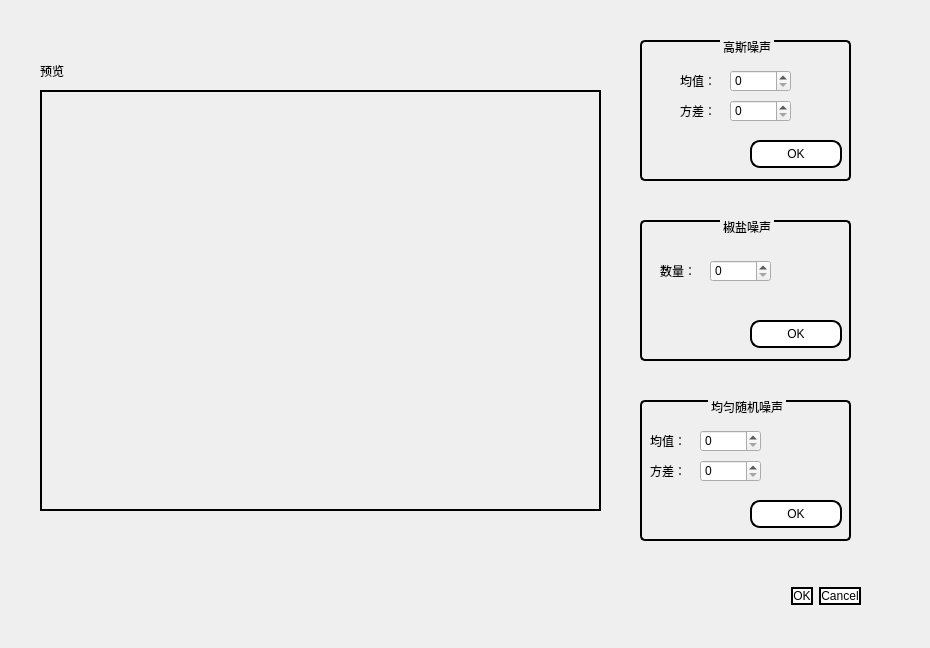
<?xml version="1.0" encoding="UTF-8"?>
<ui version="4.0">
 <class>NoiseDialog</class>
 <widget class="QDialog" name="NoiseDialog">
  <property name="geometry">
   <rect>
    <x>0</x>
    <y>0</y>
    <width>930</width>
    <height>648</height>
   </rect>
  </property>
  <property name="windowTitle">
   <string>Dialog</string>
  </property>
  <property name="styleSheet">
   <string notr="true">QSlider::groove:horizontal{
background:#000000;
height:8px;
border-radius:4px;
}

QSlider::add-page:horizontal{
background:#E4E4E4;
height:8px;
border-radius:4px;
}

QSlider::sub-page:horizontal{
background:#000000;
height:8px;
border-radius:4px;
}

QSlider::handle:horizontal{
width:13px;
margin-top:-3px;
margin-bottom:-3px;
border-radius:6px;
background:qradialgradient(spread:pad,cx:0.5,cy:0.5,radius:0.5,fx:0.5,fy:0.5,stop:0.6 #FFFFFF,stop:0.8 #B6B6B6);
}
QPushButton {
background-color:#ffffff;
border-width:2px;
border-color: #000000;
border-style: solid;
border-radius:10px;  
}
QGroupBox{
    border:2px solid;
    border-radius:5px;
    margin-top:0.5em;
}

QGroupBox::title{
    subcontrol-origin: margin;
    subcontrol-position: top center;
    padding:0 1px;
}</string>
  </property>
  <widget class="QDialogButtonBox" name="buttonBox">
   <property name="geometry">
    <rect>
     <x>520</x>
     <y>580</y>
     <width>341</width>
     <height>32</height>
    </rect>
   </property>
   <property name="styleSheet">
    <string notr="true">QSlider::groove:horizontal{
background:#000000;
height:8px;
border-radius:4px;
}

QSlider::add-page:horizontal{
background:#E4E4E4;
height:8px;
border-radius:4px;
}

QSlider::sub-page:horizontal{
background:#000000;
height:8px;
border-radius:4px;
}

QSlider::handle:horizontal{
width:13px;
margin-top:-3px;
margin-bottom:-3px;
border-radius:6px;
background:qradialgradient(spread:pad,cx:0.5,cy:0.5,radius:0.5,fx:0.5,fy:0.5,stop:0.6 #FFFFFF,stop:0.8 #B6B6B6);
}
QPushButton {
background-color:#ffffff;
border-width:2px;
border-color: #000000;
border-style: solid;
border-radius:10px;  
}</string>
   </property>
   <property name="orientation">
    <enum>Qt::Horizontal</enum>
   </property>
   <property name="standardButtons">
    <set>QDialogButtonBox::Cancel|QDialogButtonBox::Ok</set>
   </property>
  </widget>
  <widget class="QLabel" name="label_show">
   <property name="geometry">
    <rect>
     <x>40</x>
     <y>90</y>
     <width>561</width>
     <height>421</height>
    </rect>
   </property>
   <property name="frameShape">
    <enum>QFrame::WinPanel</enum>
   </property>
   <property name="lineWidth">
    <number>1</number>
   </property>
   <property name="text">
    <string/>
   </property>
  </widget>
  <widget class="QLabel" name="label">
   <property name="geometry">
    <rect>
     <x>40</x>
     <y>60</y>
     <width>91</width>
     <height>21</height>
    </rect>
   </property>
   <property name="text">
    <string>预览</string>
   </property>
  </widget>
  <widget class="QGroupBox" name="groupBox">
   <property name="geometry">
    <rect>
     <x>640</x>
     <y>400</y>
     <width>211</width>
     <height>141</height>
    </rect>
   </property>
   <property name="title">
    <string>均匀随机噪声</string>
   </property>
   <widget class="QPushButton" name="pushButton_3">
    <property name="geometry">
     <rect>
      <x>110</x>
      <y>100</y>
      <width>92</width>
      <height>28</height>
     </rect>
    </property>
    <property name="text">
     <string>OK</string>
    </property>
   </widget>
   <widget class="QSpinBox" name="input_a_2">
    <property name="geometry">
     <rect>
      <x>60</x>
      <y>30</y>
      <width>61</width>
      <height>22</height>
     </rect>
    </property>
   </widget>
   <widget class="QSpinBox" name="input_b_2">
    <property name="geometry">
     <rect>
      <x>60</x>
      <y>60</y>
      <width>61</width>
      <height>22</height>
     </rect>
    </property>
   </widget>
   <widget class="QLabel" name="label_title_13">
    <property name="geometry">
     <rect>
      <x>10</x>
      <y>60</y>
      <width>41</width>
      <height>21</height>
     </rect>
    </property>
    <property name="text">
     <string>方差：</string>
    </property>
   </widget>
   <widget class="QLabel" name="label_title_12">
    <property name="geometry">
     <rect>
      <x>10</x>
      <y>30</y>
      <width>41</width>
      <height>21</height>
     </rect>
    </property>
    <property name="text">
     <string>均值：</string>
    </property>
   </widget>
  </widget>
  <widget class="QGroupBox" name="groupBox_2">
   <property name="geometry">
    <rect>
     <x>640</x>
     <y>220</y>
     <width>211</width>
     <height>141</height>
    </rect>
   </property>
   <property name="title">
    <string>椒盐噪声</string>
   </property>
   <widget class="QPushButton" name="pushButton_2">
    <property name="geometry">
     <rect>
      <x>110</x>
      <y>100</y>
      <width>92</width>
      <height>28</height>
     </rect>
    </property>
    <property name="text">
     <string>OK</string>
    </property>
   </widget>
   <widget class="QLabel" name="label_4">
    <property name="geometry">
     <rect>
      <x>20</x>
      <y>40</y>
      <width>41</width>
      <height>21</height>
     </rect>
    </property>
    <property name="text">
     <string>数量：</string>
    </property>
   </widget>
   <widget class="QSpinBox" name="input_n">
    <property name="geometry">
     <rect>
      <x>70</x>
      <y>40</y>
      <width>61</width>
      <height>22</height>
     </rect>
    </property>
    <property name="maximum">
     <number>1000</number>
    </property>
    <property name="singleStep">
     <number>10</number>
    </property>
   </widget>
  </widget>
  <widget class="QGroupBox" name="groupBox_3">
   <property name="geometry">
    <rect>
     <x>640</x>
     <y>40</y>
     <width>211</width>
     <height>141</height>
    </rect>
   </property>
   <property name="title">
    <string>高斯噪声</string>
   </property>
   <widget class="QPushButton" name="pushButton_gau">
    <property name="geometry">
     <rect>
      <x>110</x>
      <y>100</y>
      <width>92</width>
      <height>28</height>
     </rect>
    </property>
    <property name="text">
     <string>OK</string>
    </property>
   </widget>
   <widget class="QLabel" name="label_title_8">
    <property name="geometry">
     <rect>
      <x>40</x>
      <y>30</y>
      <width>41</width>
      <height>21</height>
     </rect>
    </property>
    <property name="text">
     <string>均值：</string>
    </property>
   </widget>
   <widget class="QLabel" name="label_title_10">
    <property name="geometry">
     <rect>
      <x>40</x>
      <y>60</y>
      <width>41</width>
      <height>21</height>
     </rect>
    </property>
    <property name="text">
     <string>方差：</string>
    </property>
   </widget>
   <widget class="QSpinBox" name="input_a">
    <property name="geometry">
     <rect>
      <x>90</x>
      <y>30</y>
      <width>61</width>
      <height>22</height>
     </rect>
    </property>
   </widget>
   <widget class="QSpinBox" name="input_b">
    <property name="geometry">
     <rect>
      <x>90</x>
      <y>60</y>
      <width>61</width>
      <height>22</height>
     </rect>
    </property>
   </widget>
  </widget>
 </widget>
 <resources/>
 <connections>
  <connection>
   <sender>buttonBox</sender>
   <signal>accepted()</signal>
   <receiver>NoiseDialog</receiver>
   <slot>accept()</slot>
   <hints>
    <hint type="sourcelabel">
     <x>248</x>
     <y>254</y>
    </hint>
    <hint type="destinationlabel">
     <x>157</x>
     <y>274</y>
    </hint>
   </hints>
  </connection>
  <connection>
   <sender>buttonBox</sender>
   <signal>rejected()</signal>
   <receiver>NoiseDialog</receiver>
   <slot>reject()</slot>
   <hints>
    <hint type="sourcelabel">
     <x>316</x>
     <y>260</y>
    </hint>
    <hint type="destinationlabel">
     <x>286</x>
     <y>274</y>
    </hint>
   </hints>
  </connection>
 </connections>
</ui>
